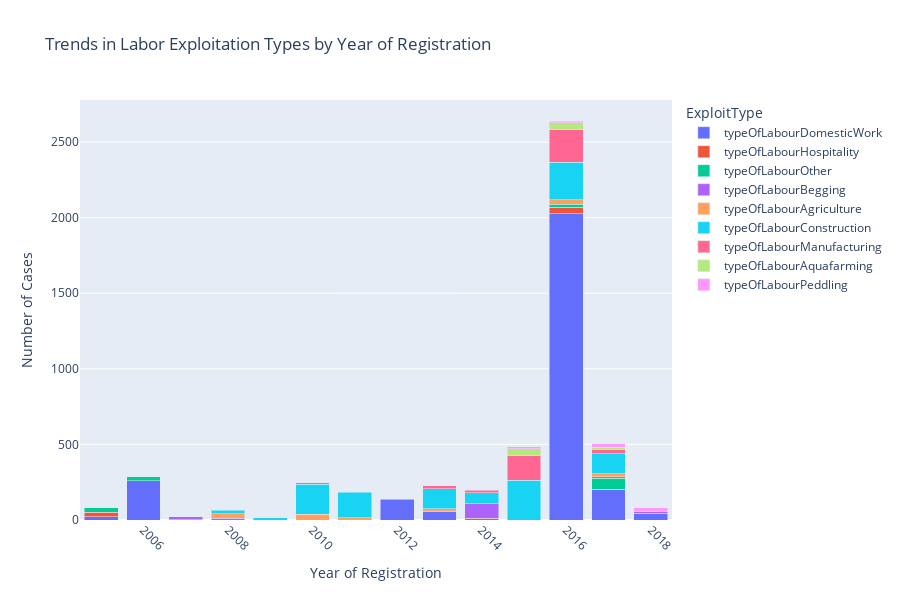

The code cell stored with this chart in its notebook:
### Code cell
# Labor exploitation features to visualize
labor_exploitation_features = [
    'typeOfLabourAgriculture', 'typeOfLabourAquafarming', 'typeOfLabourBegging', 'typeOfLabourConstruction',
    'typeOfLabourDomesticWork', 'typeOfLabourHospitality', 'typeOfLabourIllicitActivities', 'typeOfLabourManufacturing',
    'typeOfLabourMiningOrDrilling', 'typeOfLabourPeddling', 'typeOfLabourTransportation', 'typeOfLabourOther'
]

# Melt the dataframe to long format
df_melted_labor = df[['yearOfRegistration'] + labor_exploitation_features].melt(id_vars='yearOfRegistration', 
                                                                                 var_name='ExploitType', 
                                                                                 value_name='Presence')

# Filter rows where Presence is 1 (indicating the presence of the exploit type)
df_melted_labor = df_melted_labor[df_melted_labor['Presence'] == 1]

# Aggregate counts by year and exploit type
df_aggregated_labor = df_melted_labor.groupby(['yearOfRegistration', 'ExploitType']).size().reset_index(name='Count')

# Create an interactive Plotly bar chart
fig_labor = px.bar(df_aggregated_labor, 
                   x="yearOfRegistration", 
                   y="Count", 
                   color="ExploitType", 
                   barmode="stack",
                   title="Trends in Labor Exploitation Types by Year of Registration",
                   labels={"yearOfRegistration": "Year of Registration", "Count": "Number of Cases"},
                   height=600)

# Update layout for better readability
fig_labor.update_layout(
    xaxis_title="Year of Registration",
    yaxis_title="Number of Cases",
    xaxis=dict(tickangle=45),
    barmode='stack',  # Stack bars to show the trend for each type of exploitation
)

# Show the plot
fig_labor.show()

### Figure 1 — Plotly figure (JSON) as saved in the notebook; plotly's stock layout.template omitted (floating-point values rounded to 4 significant figures)
{"data": [{"hovertemplate": "ExploitType=typeOfLabourDomesticWork<br>Year of Registration=%{x}<br>Number of Cases=%{y}<extra></extra>", "legendgroup": "typeOfLabourDomesticWork", "marker": {"color": "#636efa", "pattern": {"shape": ""}}, "name": "typeOfLabourDomesticWork", "orientation": "v", "showlegend": true, "textposition": "auto", "type": "bar", "x": [2005, 2006, 2012, 2013, 2016, 2017, 2018], "xaxis": "x", "y": [22, 258, 135, 53, 2026, 204, 46], "yaxis": "y"}, {"hovertemplate": "ExploitType=typeOfLabourHospitality<br>Year of Registration=%{x}<br>Number of Cases=%{y}<extra></extra>", "legendgroup": "typeOfLabourHospitality", "marker": {"color": "#EF553B", "pattern": {"shape": ""}}, "name": "typeOfLabourHospitality", "orientation": "v", "showlegend": true, "textposition": "auto", "type": "bar", "x": [2005, 2014, 2016], "xaxis": "x", "y": [28, 13, 41], "yaxis": "y"}, {"hovertemplate": "ExploitType=typeOfLabourOther<br>Year of Registration=%{x}<br>Number of Cases=%{y}<extra></extra>", "legendgroup": "typeOfLabourOther", "marker": {"color": "#00cc96", "pattern": {"shape": ""}}, "name": "typeOfLabourOther", "orientation": "v", "showlegend": true, "textposition": "auto", "type": "bar", "x": [2005, 2006, 2007, 2012, 2016, 2017], "xaxis": "x", "y": [32, 29, 1, 5, 22, 72], "yaxis": "y"}, {"hovertemplate": "ExploitType=typeOfLabourBegging<br>Year of Registration=%{x}<br>Number of Cases=%{y}<extra></extra>", "legendgroup": "typeOfLabourBegging", "marker": {"color": "#ab63fa", "pattern": {"shape": ""}}, "name": "typeOfLabourBegging", "orientation": "v", "showlegend": true, "textposition": "auto", "type": "bar", "x": [2007, 2008, 2014, 2017, 2018], "xaxis": "x", "y": [21, 12, 94, 11, 11], "yaxis": "y"}, {"hovertemplate": "ExploitType=typeOfLabourAgriculture<br>Year of Registration=%{x}<br>Number of Cases=%{y}<extra></extra>", "legendgroup": "typeOfLabourAgriculture", "marker": {"color": "#FFA15A", "pattern": {"shape": ""}}, "name": "typeOfLabourAgriculture", "orientation": "v", "showlegend": true, "textposition": "auto", "type": "bar", "x": [2008, 2010, 2011, 2013, 2016, 2017], "xaxis": "x", "y": [31, 37, 15, 22, 28, 19], "yaxis": "y"}, {"hovertemplate": "ExploitType=typeOfLabourConstruction<br>Year of Registration=%{x}<br>Number of Cases=%{y}<extra></extra>", "legendgroup": "typeOfLabourConstruction", "marker": {"color": "#19d3f3", "pattern": {"shape": ""}}, "name": "typeOfLabourConstruction", "orientation": "v", "showlegend": true, "textposition": "auto", "type": "bar", "x": [2008, 2009, 2010, 2011, 2013, 2014, 2015, 2016, 2017], "xaxis": "x", "y": [23, 15, 198, 167, 132, 74, 263, 250, 132], "yaxis": "y"}, {"hovertemplate": "ExploitType=typeOfLabourManufacturing<br>Year of Registration=%{x}<br>Number of Cases=%{y}<extra></extra>", "legendgroup": "typeOfLabourManufacturing", "marker": {"color": "#FF6692", "pattern": {"shape": ""}}, "name": "typeOfLabourManufacturing", "orientation": "v", "showlegend": true, "textposition": "auto", "type": "bar", "x": [2010, 2013, 2014, 2015, 2016, 2017], "xaxis": "x", "y": [13, 20, 16, 161, 214, 29], "yaxis": "y"}, {"hovertemplate": "ExploitType=typeOfLabourAquafarming<br>Year of Registration=%{x}<br>Number of Cases=%{y}<extra></extra>", "legendgroup": "typeOfLabourAquafarming", "marker": {"color": "#B6E880", "pattern": {"shape": ""}}, "name": "typeOfLabourAquafarming", "orientation": "v", "showlegend": true, "textposition": "auto", "type": "bar", "x": [2015, 2016, 2017], "xaxis": "x", "y": [47, 47, 13], "yaxis": "y"}, {"hovertemplate": "ExploitType=typeOfLabourPeddling<br>Year of Registration=%{x}<br>Number of Cases=%{y}<extra></extra>", "legendgroup": "typeOfLabourPeddling", "marker": {"color": "#FF97FF", "pattern": {"shape": ""}}, "name": "typeOfLabourPeddling", "orientation": "v", "showlegend": true, "textposition": "auto", "type": "bar", "x": [2015, 2016, 2017, 2018], "xaxis": "x", "y": [14, 11, 24, 23], "yaxis": "y"}], "layout": {"barmode": "stack", "height": 600, "legend": {"title": {"text": "ExploitType"}, "tracegroupgap": 0}, "title": {"text": "Trends in Labor Exploitation Types by Year of Registration"}, "xaxis": {"anchor": "y", "domain": [0, 1], "tickangle": 45, "title": {"text": "Year of Registration"}}, "yaxis": {"anchor": "x", "domain": [0, 1], "title": {"text": "Number of Cases"}}}}
